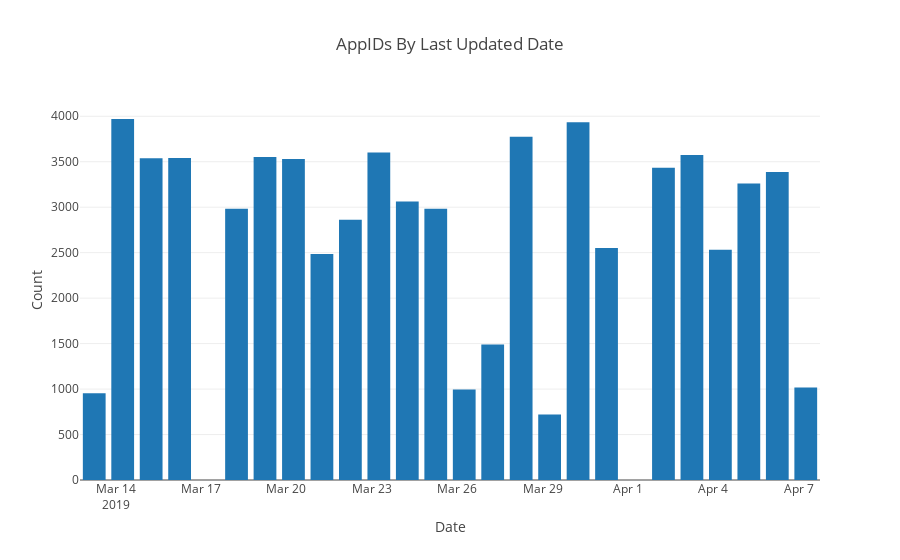

The notebook cell this image was saved under:
### Markdown cell above
## Large numbers of old AppID entries means `refreshsteam.py` needs to be run.  This excludes consistently failed appids.

### Code cell
# https://plot.ly/python/bar-charts/

data = [Bar(
        x=grouped_df['updated_date'],
        y=grouped_df['count']
    )]

layout = Layout(
        title='AppIDs By Last Updated Date',
        xaxis=dict(
            title='Date'
        ),
        yaxis=dict(
            title='Count'
        )
    )

fig = Figure(data=data, layout=layout)

iplot(fig)

### Figure 1 — Plotly figure (JSON) as saved in the notebook; plotly's stock layout.template omitted (floating-point values rounded to 4 significant figures)
{"data": [{"type": "bar", "uid": "9a6b70db-eebf-4f36-88fc-4bafb164ebf7", "x": ["2019-03-13 06:00:00", "2019-03-14 06:00:00", "2019-03-15 06:00:00", "2019-03-16 06:00:00", "2019-03-17 06:00:00", "2019-03-18 06:00:00", "2019-03-19 06:00:00", "2019-03-20 06:00:00", "2019-03-21 06:00:00", "2019-03-22 06:00:00", "2019-03-23 06:00:00", "2019-03-24 06:00:00", "2019-03-25 06:00:00", "2019-03-26 06:00:00", "2019-03-27 06:00:00", "2019-03-28 06:00:00", "2019-03-29 06:00:00", "2019-03-30 06:00:00", "2019-03-31 06:00:00", "2019-04-01 06:00:00", "2019-04-02 06:00:00", "2019-04-03 06:00:00", "2019-04-04 06:00:00", "2019-04-05 06:00:00", "2019-04-06 06:00:00", "2019-04-07 06:00:00"], "y": [955, 3970, 3538, 3542, 0, 2984, 3552, 3531, 2485, 2862, 3601, 3063, 2984, 995, 1489, 3775, 721, 3934, 2551, 0, 3433, 3575, 2533, 3261, 3387, 1016]}], "layout": {"title": {"text": "AppIDs By Last Updated Date"}, "xaxis": {"title": {"text": "Date"}}, "yaxis": {"title": {"text": "Count"}}}}
